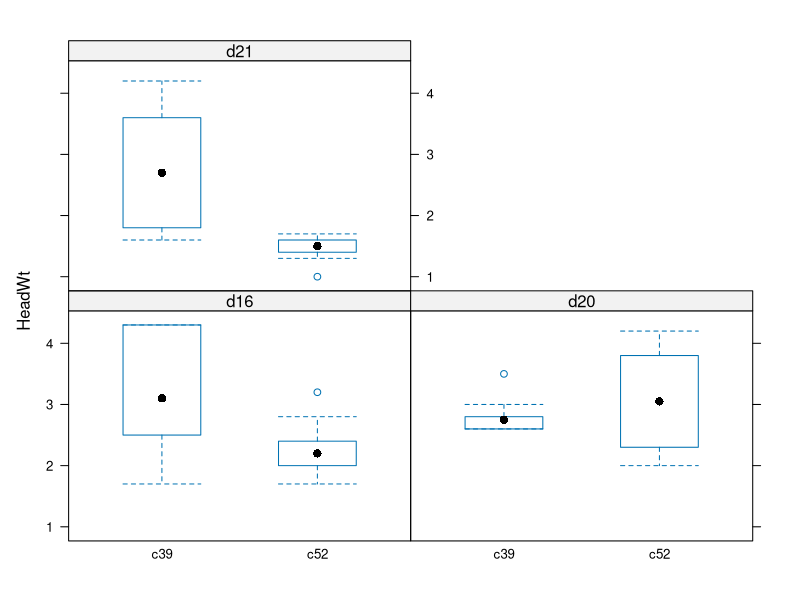
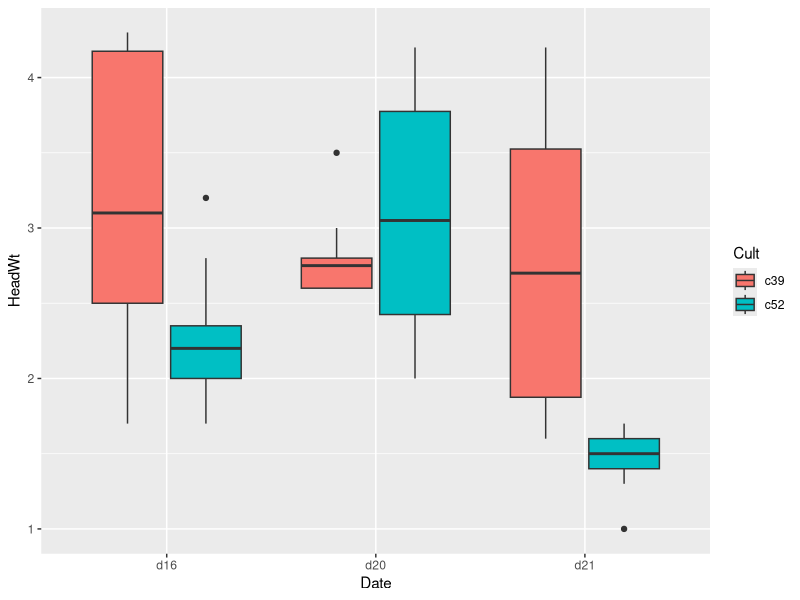
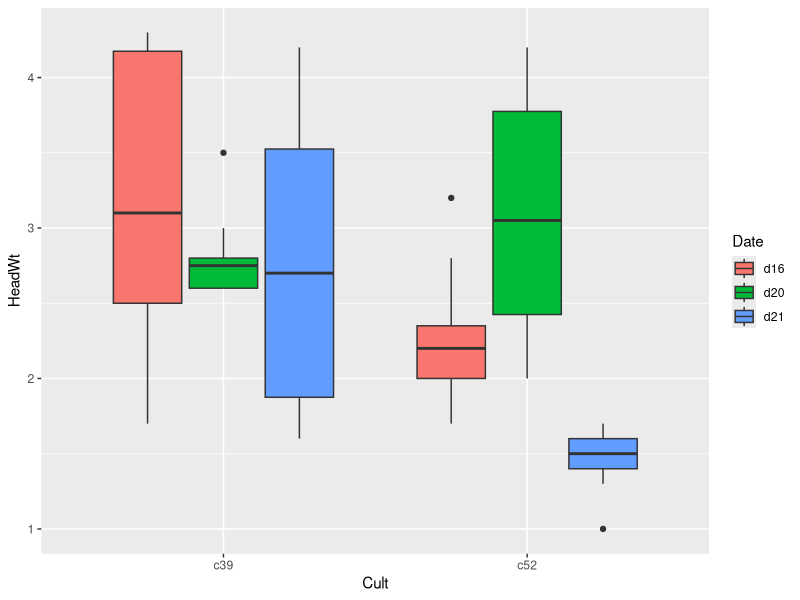
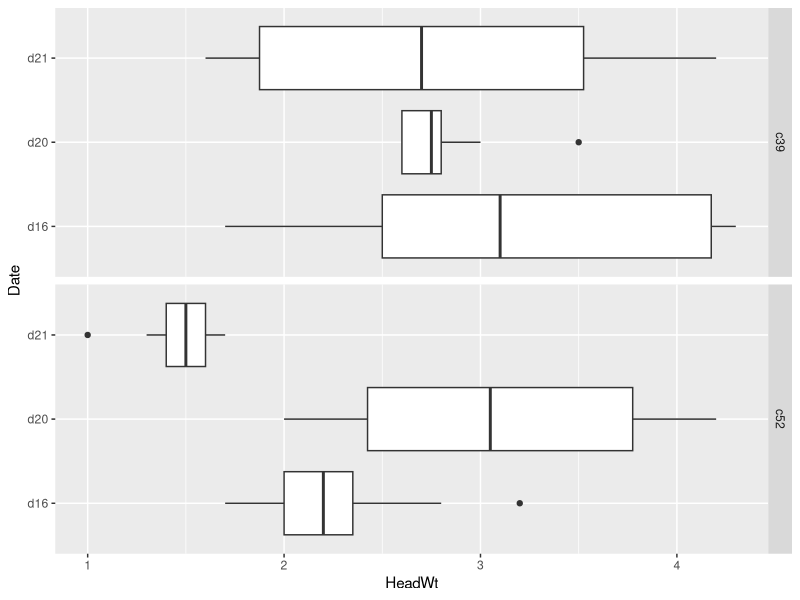
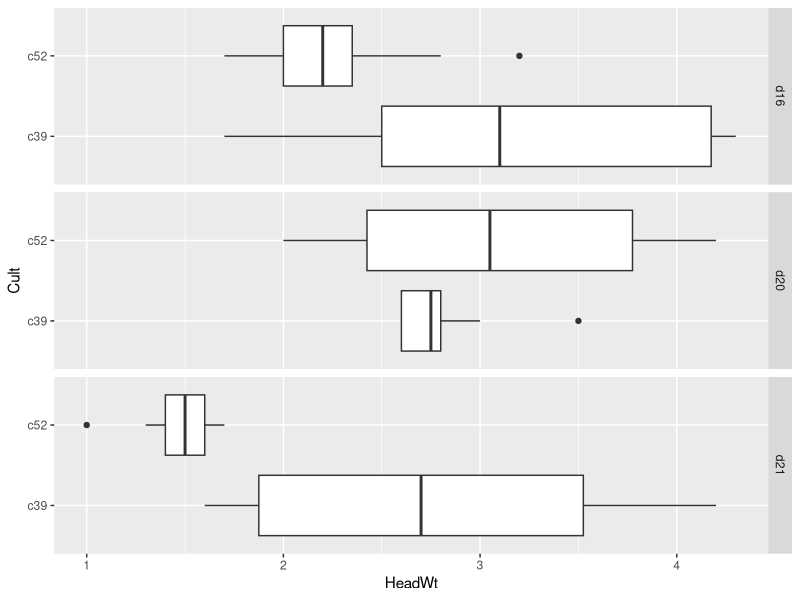
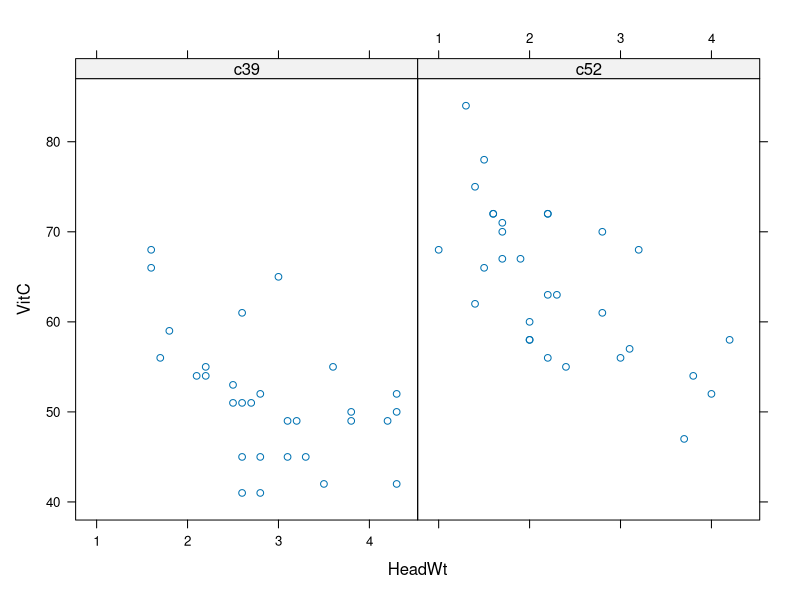
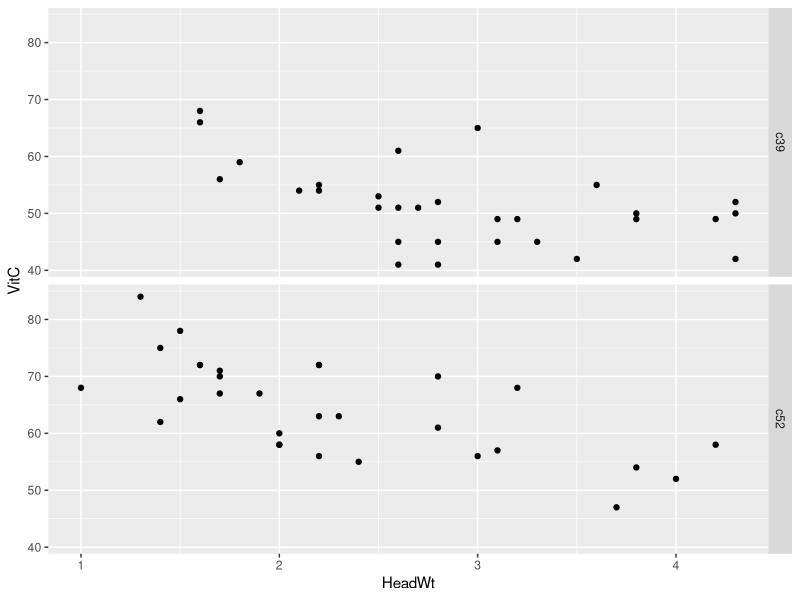
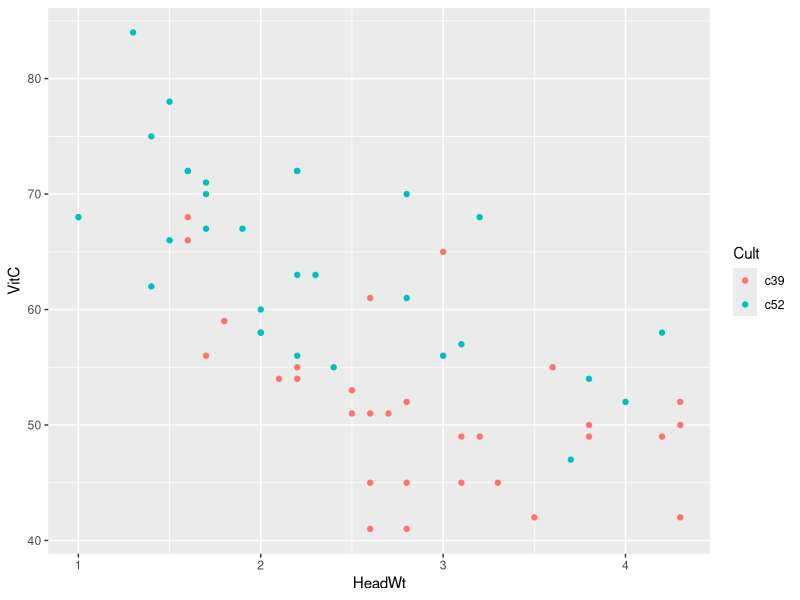

Generate these figures, in order, with R: (Note: this script raises an error after producing the figures.)
# ------------------------------------------------------------------------------
# -------- Data Analysis and Statistical Learning ------------------------------
# -------- Exercise Sheet 3                      -------------------------------
# -------- Dr. Annette Möller                    -------------------------------
# -------- TU Clausthal                          ------------------------------- 
# ------------------------------------------------------------------------------



# -------- Exercise 10 ---------------------------------------------------------


# Load packages
library(MASS)
library(ggplot2)
library(lattice)

# Data
help(cabbages)
str(cabbages)


# (a)

# Boxplot
bwplot(HeadWt ~ Cult | Date, data = cabbages)

# or
qplot(Date, HeadWt, geom="boxplot", fill=Cult, data = cabbages)

# or
qplot(Cult, HeadWt, geom="boxplot", fill=Date, data = cabbages)

# or
qplot(Date, HeadWt, geom="boxplot", facets = Cult ~ ., data = cabbages) + coord_flip()

# or
qplot(Cult, HeadWt, geom="boxplot", facets = Date ~ ., data = cabbages) + coord_flip()



# (b)

# Scatter Plot
xyplot(VitC ~ HeadWt | Cult, data = cabbages)

# or
qplot(HeadWt, VitC, data=cabbages, facets=Cult ~ .)

# or
qplot(HeadWt, VitC, data=cabbages, color=Cult)

# or
qplot(HeadWt, VitC, data=cabbages, color=Date, facets=Cult ~ .)




# -------- Exercise 11 ---------------------------------------------------------


# Results olympic heptathlon competition 1988 
data("heptathlon",package="HSAUR2")
heptathlon
cor(heptathlon)
cov(heptathlon)


# (a)

# Scatter Plot Matrix
plot(heptathlon)



# (b)

# identify Athlet with lowest score 
wms <- which.min(heptathlon$score)

# in Scatter Plot Matrix
cx <- rep(1, nrow(heptathlon))
cx[wms] <- 2
plot(heptathlon, col= cx)

# delete respective row
X <- heptathlon[-wms,]

# Scatter Plot Matrix
plot(X)



# (c)

# delete variable score
sc <- which(colnames(X) == "score")
X <- X[,-sc]


# standardize data 
Xscaled <- scale(X)



# (d)

# Heatmap
heatmap(Xscaled, scale="none")

# better
heatmap(Xscaled, scale="none", margins=c(7,5))


# with lattice
library(lattice)

# Please note:
# this is only for the more advanced students
# if you are not yet that advanced in R you can ignore below code for now,
# it is not crucial for understanding the topics of the course
# Note also that this will be easier to understand
# once we discussed the topic Cluster Analysis


# without reordering performed by cluster algorithm
# Note that color code is inverse compared to
# the standard color code used in heatmap()
levelplot(t(Xscaled), col.regions=heat.colors, aspect=1)

# Manually reorder rows and columns according to result 
# of cluster algorithm 
ord2 <- order.dendrogram(as.dendrogram(hclust(dist((Xscaled))))) # Rows
ord1 <- order.dendrogram(as.dendrogram(hclust(dist(t(Xscaled))))) # Cols
levelplot(t(Xscaled)[ord1,ord2], col.regions=heat.colors, at=do.breaks(c(-2.5,2.7),20), aspect=1)
